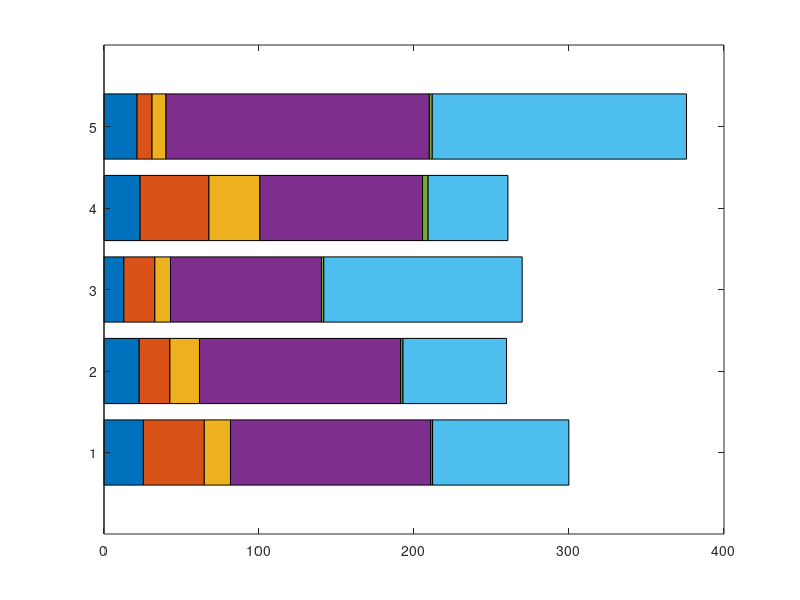

The MATLAB script that drew this image: (Note: this script raises an error after producing the figure.)
%Code to generate a stacked bar plot like figure of the key recipe times

stackedbardata =    [21.3,	23.3,	12.8,	22.7,	25.4;
                    9.7,	44.4,	20,     19.8,	39.3;
                    9,      32.9,	10.1,	19.1,	16.9;
                    169.9,	104.9,	97.4,	129.8,	129.2;
                    1.9,	3.6,	1.5,	1.5,	1.2;
                    164,	51.5,	128,	66.8,	87.9;];
                
                

stackedbardata= fliplr(stackedbardata)
% Chef_A = stackedbardata(:,1)
% Chef_B = stackedbardata(:,1)
% Chef_C = stackedbardata(:,1)
% Chef_D = stackedbardata(:,1)
% Chef_E = stackedbardata(:,1)
% 
% all = [Chef_A, Chef_B, Chef_C, Chef_D, Chef_E]
% key = {'T_Stir Start', 'T_Stir End', 'Cook_1 Start', 'Cook_1 End', 'Cook_2 Start', 'Cook_2 End'}
% key2 = {'Chef A', 'Chef B', 'Chef C', 'Chef D', 'Chef E'}

H = barh(stackedbardata.', 'stacked')
%H.CData(1,:) = [0.5 0.5 0.5];
H(1).FaceColor = [0.5 0.5 0.5];
H(3).FaceColor = [0.5 0.5 0.5];
H(5).FaceColor = [0.5 0.5 0.5];
%H(:,[5 4 3 2 1])
xlabel('Time (S)') 
ylabel('Demonstrator')

%yticklabels('Chef A'; 'Chef B'; 'Chef C'; 'Chef D'; 'Chef E')
chefs = categorical({'Chef E', 'Chef D', 'Chef C', 'Chef B', 'Chef A'})
%chefs = reordercats(chefs, {'Chef E', 'Chef D', 'Chef C', 'Chef B', 'Chef A'})
set(gca,'yticklabel',chefs)
%legend('T\_Stir Start', 'T\_Stir End', 'Cook\_1 Start', 'Cook\_1 End', 'Cook\_2 Start', 'Cook\_2 End')
%legend('', 'T\_Stir', '', 'Cook\_1', '', 'Cook\_2')
lgd = legend(H([2,4,6]), 'T\_Stir', 'Cook\_1', 'Cook\_2')
title('Comparison of Demonstrations')


% figure(1)
% 
% X = categorical({'T\_Stir';'T\_Cook\_1';'T\_Cook\_2'});
% bar(X, plotresults)
% ylim([0 1])
% title('Correlation of Key Parameters with Quality Scores')
% %xlabel('Key Parameter') 
% ylabel('Distance Correlation') 
% 
% legendlabels= {'Appearance','Taste','Texture', 'Overall'}
% lgd = legend(legendlabels)
% lgd.NumColumns = 4
% lgd.Location = 'southoutside'
ax = gca;
ax.FontSize = 48;
lgd.NumColumns = 1;
lgd.Location = 'east';
% 
% figure(2)

% 
% X = categorical({'Appearance';'Taste';'Texture'});
% X = reordercats(X,{'Appearance';'Taste';'Texture'});
% bar(X, plotresults)
% ylim([0 1])
% title({'Correlation of Key Parameters';'with Quality Scores'})
% %xlabel('Key Parameter') 
% ylabel('Distance Correlation') 
% 
% legendlabels= {'T\_Stir','T\_Cook\_1','T\_Cook\_2'}
% lgd = legend(legendlabels)
% lgd.NumColumns = 3
% lgd.Location = 'southoutside'
% ax = gca;
% ax.FontSize = 40;
% xtickangle(0)
% ax.YGrid = 'on'
% set(ax,'YTick',0:0.1:1);
